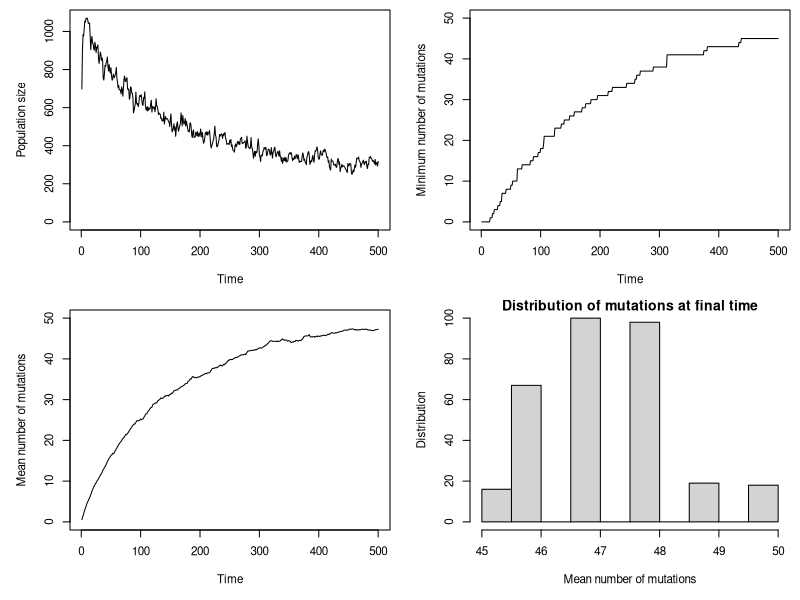

Source code (R):
################################### Exercise sheet 4 ###################################

rm(list=ls()) # Clear all stored variables.

### Summary of parameters
TF    = 500   #Final time of observation
Npop  = 500   # Initial population size
Lloci = 50    # Number of loci (max number of deleterious mutations)
u     = 0.01  # Mutation rate
s     = 0.01  # Deleterious fitness effect
f0    = 2.1   # Baseline fitness
GAMMA = 0.001 # Density regulation 
sigma = 0     # Probability of undergoing sexual reproduction

fitness = function(xi){
  ### Fitness effects as a function of the number of deleterious mutations (xi)
  num = sum(xi)
  (1 - s) ^ num  
}

mutate = function(xi){
  ### .....
  new = xi + rbinom(Lloci, 1, u)
  1.0*(new>=1)
}

recombine = function(xi, xj){
  ### ......
  joint = c(xi, xj)
  joint[seq(1, Lloci) + Lloci*rbinom(Lloci, 1, 0.5) ]
}

count = function(a){
  ### Counts the number of total mutations in each individual
  asum = rep(0, length(a))
  for(idx in seq(1, length(a))) asum[idx] = sum(a[[idx]])
  asum
}

# Initialize population
pop.xi = rep(list(rep(0, Lloci)), Npop)

# Vectors to save statistics
gens     = c()
pop.size = c()
pop.mean = c()
pop.min  = c()

for (time in seq(1,TF)) {
  # Initialize vectors at each time step
  new_pop.xi = c()
  popOff.xi = c()
  
  # Calculates the fitnesses of each adult
  fitnesses = sapply(pop.xi, fitness)
  
  for (ind in seq(1, length(pop.xi))) { # For each adult
    xi = pop.xi[[ind]]  # Get its genome
    Noff = rpois(1, f0) # Sample its number of offspring from a poisson distribution
    
    if(Noff) { # If the number of offspring is greater than 0
      
      if (rbinom(1, 1, sigma)){ # Individuals are produced sexually
        other.xi = sample(pop.xi, size = Noff, prob = fitnesses) # Sample mate
        
        for (off in seq(1, Noff) ){ # Create the genome of offspring
          popOff.xi = append(popOff.xi, list(mutate(recombine(xi, other.xi[[off]]))))
        } 
        
      } else { # Individuals are produced asexually
        for (off in seq(1, Noff)){
          popOff.xi = append(popOff.xi, list(mutate(xi)))
        } 
      }
      
    }
    
  }# End of loop over adults
  
  # Now comes the survival probability of these offspring
  reg = 1.0 / (1.0 + GAMMA * (length(pop.xi) ) )
  
  for(index in seq(1, length(popOff.xi)) )
    if(runif(1) < reg*fitness(popOff.xi[[index]])){ # Probability has two factors: density-dependency and mutations
      # If individual survives, then add it to the list of new_pop
      new_pop.xi = append(new_pop.xi, list(popOff.xi[[index]]))
    } 
  
  # new_pop becomes the population
  pop.xi = new_pop.xi

  # If you want to print at each time step
  print(c(time, length(pop.xi), mean(count(pop.xi))))
  
  # Ends simulation if extinction occurs
  if ( length(pop.xi) == 0 ) break
  
  # Measures at each time step
  gens     = append(gens, time )
  pop.size = append(pop.size, length(pop.xi) )
  pop.mean = append(pop.mean, mean(count(pop.xi)))
  pop.min  = append(pop.min , min(count(pop.xi)) )
}

# Plots
par(mfrow=c(2,2), cex=0.7, mai=c(0.7,0.7,0.1,0.1))
plot(gens, pop.size, 'l', ylim = c(0, max(pop.size)), xlab="Time", ylab = "Population size")
plot(gens, pop.min , 'l', ylim = c(0, Lloci) , xlab="Time", ylab = "Minimum number of mutations")
plot(gens, pop.mean, 'l', ylim = c(0, Lloci) , xlab="Time", ylab = "Mean number of mutations")
hist(count(pop.xi), ylab="Distribution", xlab = "Mean number of mutations", main="Distribution of mutations at final time")


### Plot fitness
#plot(sapply(seq(1, Lloci), fitness), xlab="Number of deleterious mutations", ylab="Fitness")

### Calculate mean time at each minimum
#mean(table(pop.min))
